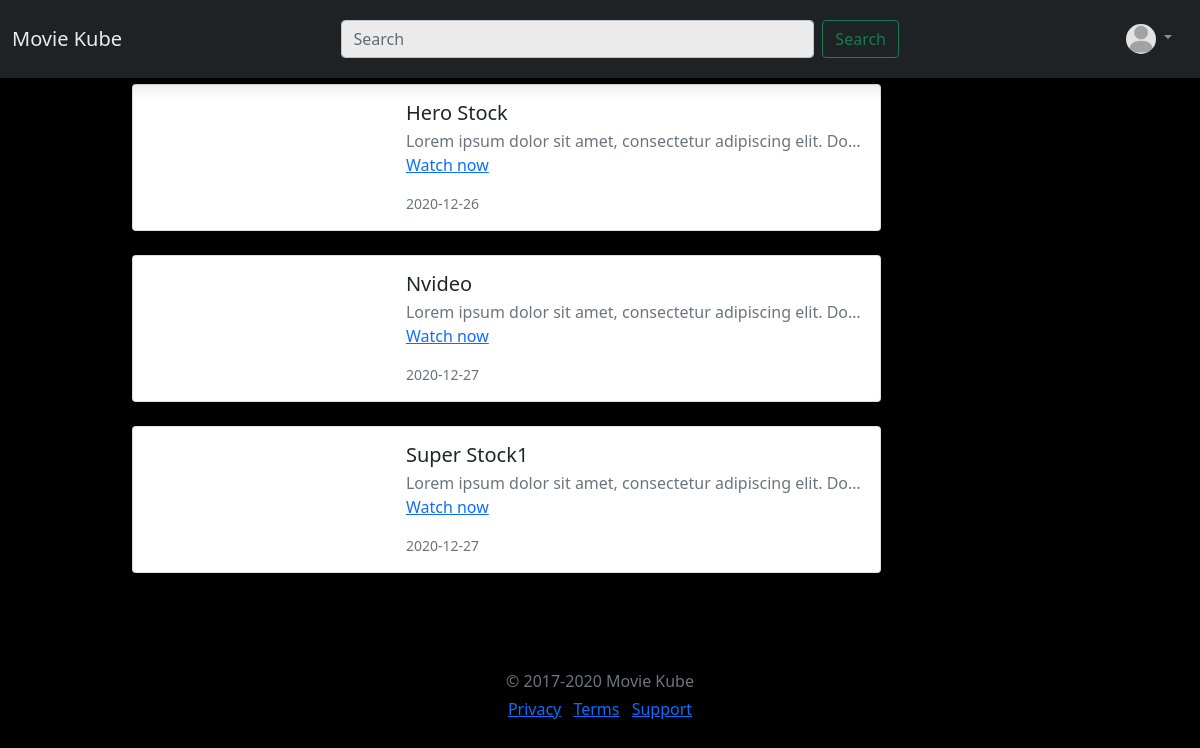
The page /search.php (signed in) on the database its author committed.
### tables this page shows
CREATE TABLE `videos` (
  `video_id` int(11) NOT NULL,
  `user_id` int(11) NOT NULL,
  `judul` text NOT NULL,
  `view` int(11) NOT NULL,
  `date` date NOT NULL,
  `like` int(11) NOT NULL,
  `link` text NOT NULL,
  `descc` text NOT NULL
);

### search.php (the view, shortened to what this page needs)
<?php
include 'conn.php';
 ?>
<html>
<head>
<link href="https://cdn.jsdelivr.net/npm/bootstrap@5.0.0-beta1/dist/css/bootstrap.min.css" rel="stylesheet">
<link rel="stylesheet" href="/css/crop.css">
</head>
<body style="background-color:black;">
<div style="width: 100%;z-index: 10; position: fixed; top: 0;"><?php include 'nav.php'; ?></div>
<div class="container" style="width: 80%; margin-top: 7%;">
	<?php
	$cari = $_GET['search'];
	$sql = "SELECT * FROM videos WHERE judul like '%".$cari."%'";
	$result = mysqli_query($conn,$sql);
	while($row = mysqli_fetch_array($result))
	{
	?>
<div class="card mb-4" style="max-width: 80%;">
  <div class="row no-gutters">
    <div class="col-md-4">
			  <video id="video1" width="100%" >
				<source src="/<?php echo $row['link'] ?>" type="video/mp4">
			  </video>
    </div>
    <div class="col-md-8">
      <div class="card-body">
        <h5 class="card-title"><?php echo $row['judul'] ?></h5>
        <p class="card-subtitle text-muted text-truncate"><?php echo $row['descc'] ?></p>
		<a href="/vid.php" class="stretched-link">Watch now</a>
        <p class="card-text"><small class="text-muted"><?php echo $row['date'] ?></small></p>
      </div>
    </div>
  </div>
</div>
	<?php
	}
	?>
</div>
<?php include 'footer.php'; ?>
</body>
</html>

### rows shown on the page
videos: judul "Hero Stock", descc "Lorem ipsum dolor sit amet, consectetur adipiscing elit. Do…", date "2020-12-26"
videos: judul "Nvideo", descc "Lorem ipsum dolor sit amet, consectetur adipiscing elit. Do…", date "2020-12-27"
videos: judul "Super Stock1", descc "Lorem ipsum dolor sit amet, consectetur adipiscing elit. Do…", date "2020-12-27"
